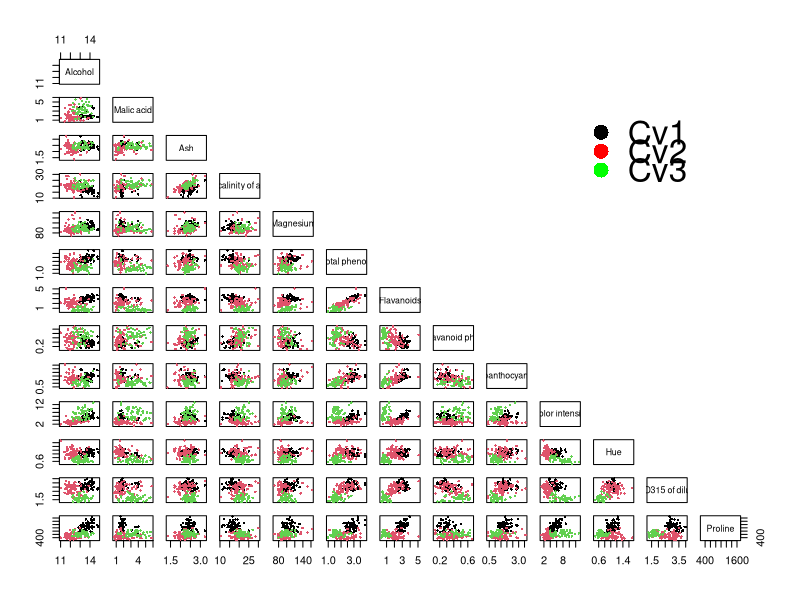
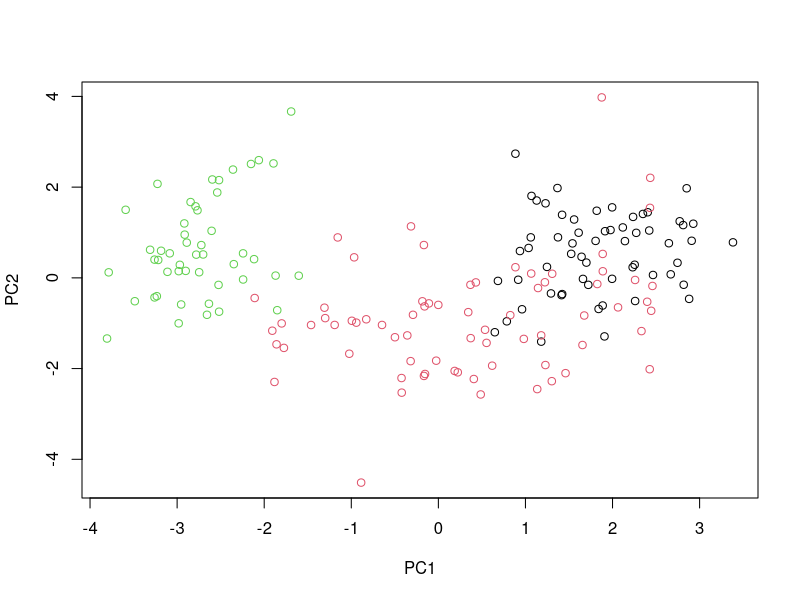

Generate these figures, in order, with R:
##Tarea 7
##COA-501 Herramientas de cómputo para investigadores (R y Python)
## Alumno: Ivan Fermin Quiroz Ibañez

#1. Con los los archivos de datos adjuntos en Excel.

#a) Cree archivos con formato .csv para su lectura en R.
library(readxl)
bd1_T7_bd01 <- read_excel("bd1-T7.xlsx", sheet = "bd01")
bd1_T7_bd02 <- read_excel("bd1-T7.xlsx", sheet = "bd02")
bd1_T7_bd03 <- read_excel("bd1-T7.xlsx", sheet = "bd03")


bd2_T7 <- read_excel("bd2-T7.xlsx")
names(bd2_T7) <- c("id-pais","pais", "IQ","PIB")
bd2_T7 <- bd2_T7[-c(1:2),c(1:4)]

wine.datos <- read_excel("wine.datos.xlsx")

write.csv(bd1_T7_bd01,"bd1_T7_bd01.csv")
write.csv(bd1_T7_bd02,"bd1_T7_bd02.csv")
write.csv(bd1_T7_bd03,"bd1_T7_bd03.csv")
write.csv(bd2_T7,"bd2_T7.csv")
write.csv(wine.datos,"wine.datos.csv")

#b) Con el archivo 1 calcule la media ponderada de calificaciones por matrícula.

#c) Realice un empalme (merge) de los datos por id-est y cree un objeto data.frame con todas las
#variables, incluyendo la columna de calif_ponderada.

#d) Exporte el objeto creado a un archivo tipo csv.

#e) Con el archivo 2 de datos de coeficiente intelectual y producto interno bruto, cree un objeto
#data.frame con todos los datos, incluyendo los valores perdidos; luego, remplace los valores
#perdidos con la mediana de los datos correspondientes a la columna donde aparecen los datos
#perdidos.

#f)Explore los datos entre PIB e IQ

#g) Efectúe una regresión lineal entre PIB (var dependiente) e IQ (var independiente)

#h) Verifique la normalidad de los residuales del modelo.

#i)Elabore una gráfica para comparar el modelo estimado con los datos observados

#j)Luego realice el mismo análisis realizando una transformación logarítmica de ambas
#variables; esto es, ln(PIB) vs ln(IQ)

#k) Verifique la normalidad de los residuos del modelo.

#l)Analice e interprete sus resultados (traduzca previamente, el texto en inglés de la
#descripción de los datos).

#2. Con base en el script ACP visto en clase, corra el script con los datos de wine.datos adjunto. Cree
#un archivo csv. consulte el link señalado para hacer una breve síntesis en español de la aplicación
#del Análisis de componentes principales para reducir dimensionalidad e introduzca comentarios
#al script. Elabore las gráficas indicadas con etiquetas en español.

head(wine.datos)

# Name the variables
colnames(wine.datos) <- c("Cvs","Alcohol","Malic acid","Ash","Alcalinity of ash", "Magnesium", "Total phenols", "Flavanoids", "Nonflavanoid phenols", "Proanthocyanins", "Color intensity", "Hue", "OD280/OD315 of diluted wines", "Proline")

# The first column corresponds to the classes
wineClasses <- factor(wine.datos$Cvs)

# Use pairs

pairs(wine.datos[,-1], col = wineClasses, upper.panel = NULL, pch = 16, 
      cex = 0.5)
legend("topright", bty = "n", legend = c("Cv1","Cv2","Cv3"), pch = 16,
       col = c("black","red","green"),xpd = T, cex = 2, y.intersp = 0.5)



dev.off() # clear the format from the previous plot
winePCA <- prcomp(scale(wine.datos[,- c(1, 2, 3, 14)]))

summary(winePCA)

plot(winePCA$x[,1:2], col = wineClasses)


#Espacio de trabajo

save.image("T7COA501IFQI.RData")
